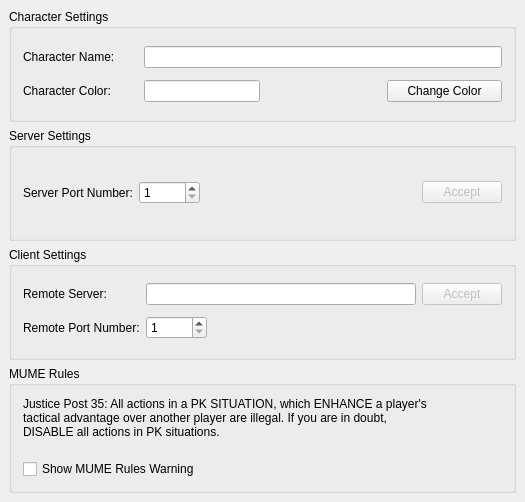
<ui version="4.0" >
 <class>GroupManagerPage</class>
 <widget class="QWidget" name="GroupManagerPage" >
  <property name="geometry" >
   <rect>
    <x>0</x>
    <y>0</y>
    <width>525</width>
    <height>502</height>
   </rect>
  </property>
  <property name="sizePolicy" >
   <sizepolicy vsizetype="Preferred" hsizetype="Preferred" >
    <horstretch>0</horstretch>
    <verstretch>0</verstretch>
   </sizepolicy>
  </property>
  <property name="minimumSize" >
   <size>
    <width>0</width>
    <height>0</height>
   </size>
  </property>
  <property name="windowTitle" >
   <string>GroupManager Settings</string>
  </property>
  <layout class="QVBoxLayout" >
   <property name="spacing" >
    <number>6</number>
   </property>
   <property name="leftMargin" >
    <number>9</number>
   </property>
   <property name="topMargin" >
    <number>9</number>
   </property>
   <property name="rightMargin" >
    <number>9</number>
   </property>
   <property name="bottomMargin" >
    <number>9</number>
   </property>
   <item>
    <widget class="QGroupBox" name="groupBox_3" >
     <property name="title" >
      <string>Character Settings</string>
     </property>
     <layout class="QGridLayout" >
      <item row="0" column="0" >
       <widget class="QLabel" name="label" >
        <property name="text" >
         <string>Character Name:</string>
        </property>
       </widget>
      </item>
      <item row="0" column="1" colspan="3" >
       <widget class="QLineEdit" name="charName" />
      </item>
      <item row="1" column="0" >
       <widget class="QLabel" name="label_5" >
        <property name="text" >
         <string>Character Color:</string>
        </property>
       </widget>
      </item>
      <item row="1" column="2" >
       <widget class="QLabel" name="colorLabel" >
        <property name="text" >
         <string/>
        </property>
       </widget>
      </item>
      <item row="1" column="3" >
       <widget class="QPushButton" name="changeColor" >
        <property name="text" >
         <string>Change Color</string>
        </property>
       </widget>
      </item>
      <item row="1" column="1" >
       <widget class="QLineEdit" name="colorName" >
        <property name="sizePolicy" >
         <sizepolicy vsizetype="Fixed" hsizetype="Preferred" >
          <horstretch>0</horstretch>
          <verstretch>0</verstretch>
         </sizepolicy>
        </property>
       </widget>
      </item>
     </layout>
    </widget>
   </item>
   <item>
    <widget class="QGroupBox" name="groupBox" >
     <property name="title" >
      <string>Server Settings</string>
     </property>
     <property name="alignment" >
      <set>Qt::AlignLeading|Qt::AlignLeft|Qt::AlignTop</set>
     </property>
     <property name="flat" >
      <bool>false</bool>
     </property>
     <property name="checkable" >
      <bool>false</bool>
     </property>
     <property name="checked" >
      <bool>false</bool>
     </property>
     <layout class="QGridLayout" >
      <item row="0" column="0" >
       <widget class="QLabel" name="label_4" >
        <property name="text" >
         <string>Server Port Number:</string>
        </property>
       </widget>
      </item>
      <item row="0" column="1" >
       <widget class="QSpinBox" name="localPort" >
        <property name="sizePolicy" >
         <sizepolicy vsizetype="Fixed" hsizetype="Preferred" >
          <horstretch>0</horstretch>
          <verstretch>0</verstretch>
         </sizepolicy>
        </property>
        <property name="minimum" >
         <number>1</number>
        </property>
        <property name="maximum" >
         <number>10000</number>
        </property>
       </widget>
      </item>
      <item row="0" column="2" >
       <spacer>
        <property name="orientation" >
         <enum>Qt::Horizontal</enum>
        </property>
        <property name="sizeHint" >
         <size>
          <width>40</width>
          <height>20</height>
         </size>
        </property>
       </spacer>
      </item>
      <item row="0" column="3" >
       <widget class="QPushButton" name="acceptServer" >
        <property name="enabled" >
         <bool>false</bool>
        </property>
        <property name="text" >
         <string>Accept</string>
        </property>
       </widget>
      </item>
     </layout>
    </widget>
   </item>
   <item>
    <widget class="QGroupBox" name="groupBox_2" >
     <property name="title" >
      <string>Client Settings</string>
     </property>
     <layout class="QGridLayout" >
      <item row="0" column="0" >
       <widget class="QLabel" name="label_2" >
        <property name="text" >
         <string>Remote Server:</string>
        </property>
       </widget>
      </item>
      <item row="0" column="1" colspan="2" >
       <widget class="QLineEdit" name="remoteHost" />
      </item>
      <item row="1" column="0" >
       <widget class="QLabel" name="label_3" >
        <property name="text" >
         <string>Remote Port Number:</string>
        </property>
       </widget>
      </item>
      <item row="1" column="1" >
       <widget class="QSpinBox" name="remotePort" >
        <property name="minimum" >
         <number>1</number>
        </property>
        <property name="maximum" >
         <number>10000</number>
        </property>
       </widget>
      </item>
      <item row="1" column="2" >
       <spacer>
        <property name="orientation" >
         <enum>Qt::Horizontal</enum>
        </property>
        <property name="sizeHint" >
         <size>
          <width>40</width>
          <height>20</height>
         </size>
        </property>
       </spacer>
      </item>
      <item row="0" column="3" >
       <widget class="QPushButton" name="acceptClient" >
        <property name="enabled" >
         <bool>false</bool>
        </property>
        <property name="text" >
         <string>Accept</string>
        </property>
       </widget>
      </item>
     </layout>
    </widget>
   </item>
   <item>
    <widget class="QGroupBox" name="groupBox_4" >
     <property name="title" >
      <string>MUME Rules</string>
     </property>
     <layout class="QGridLayout" >
      <item row="0" column="0" >
       <widget class="QLabel" name="label_6" >
        <property name="text" >
         <string>Justice Post 35: All actions in a PK SITUATION, which ENHANCE a player's
tactical advantage over another player are illegal. If you are in doubt,
DISABLE all actions in PK situations.
</string>
        </property>
       </widget>
      </item>
      <item row="1" column="0" >
       <widget class="QCheckBox" name="rulesWarning" >
        <property name="text" >
         <string>Show MUME Rules Warning</string>
        </property>
       </widget>
      </item>
     </layout>
    </widget>
   </item>
  </layout>
 </widget>
 <layoutdefault spacing="6" margin="11" />
 <pixmapfunction>qPixmapFromMimeSource</pixmapfunction>
 <resources/>
 <connections/>
</ui>
